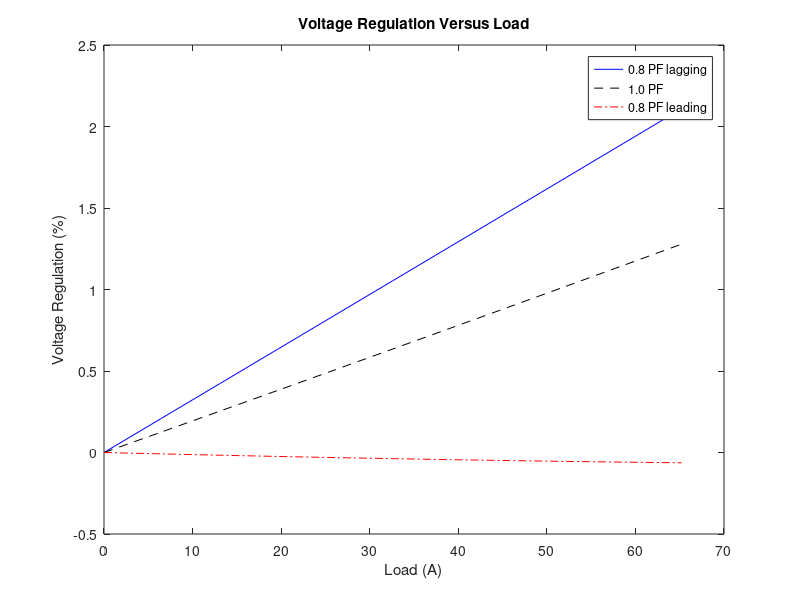

This chart was generated by the following MATLAB code:
% M-file: trans_vr.m
% M-file to calculate and plot the voltage regulation 
% of a transformer as a function of load for power 
% factors of 0.8 lagging, 1.0, and 0.8 leading.
VS = 230;                   % Secondary voltage (V)
amps = 0:6.52:65.2;         % Current values (A)
Req = 0.0445;               % Equivalent R (ohms)
Xeq = 0.0645;               % Equivalent X (ohms)

% Calculate the current values for the three
% power factors.  The first row of I contains
% the lagging currents, the second row contains
% the unity currents, and the third row contains
% the leading currents.
I(1,:) = amps .* ( 0.8 - j*0.6);  % Lagging
I(2,:) = amps .* ( 1.0        );  % Unity
I(3,:) = amps .* ( 0.8 + j*0.6);  % Leading

% Calculate VP/a.
VPa = VS + Req.*I + j.*Xeq.*I;

% Calculate voltage regulation
VR = (abs(VPa) - VS) ./ VS .* 100;

% Plot the voltage regulation
plot(amps,VR(1,:),'b-');
hold on;
plot(amps,VR(2,:),'k--');
plot(amps,VR(3,:),'r-.');
title ('Voltage Regulation Versus Load');
xlabel ('Load (A)');
ylabel ('Voltage Regulation (%)');
legend('0.8 PF lagging','1.0 PF','0.8 PF leading');
hold off;
